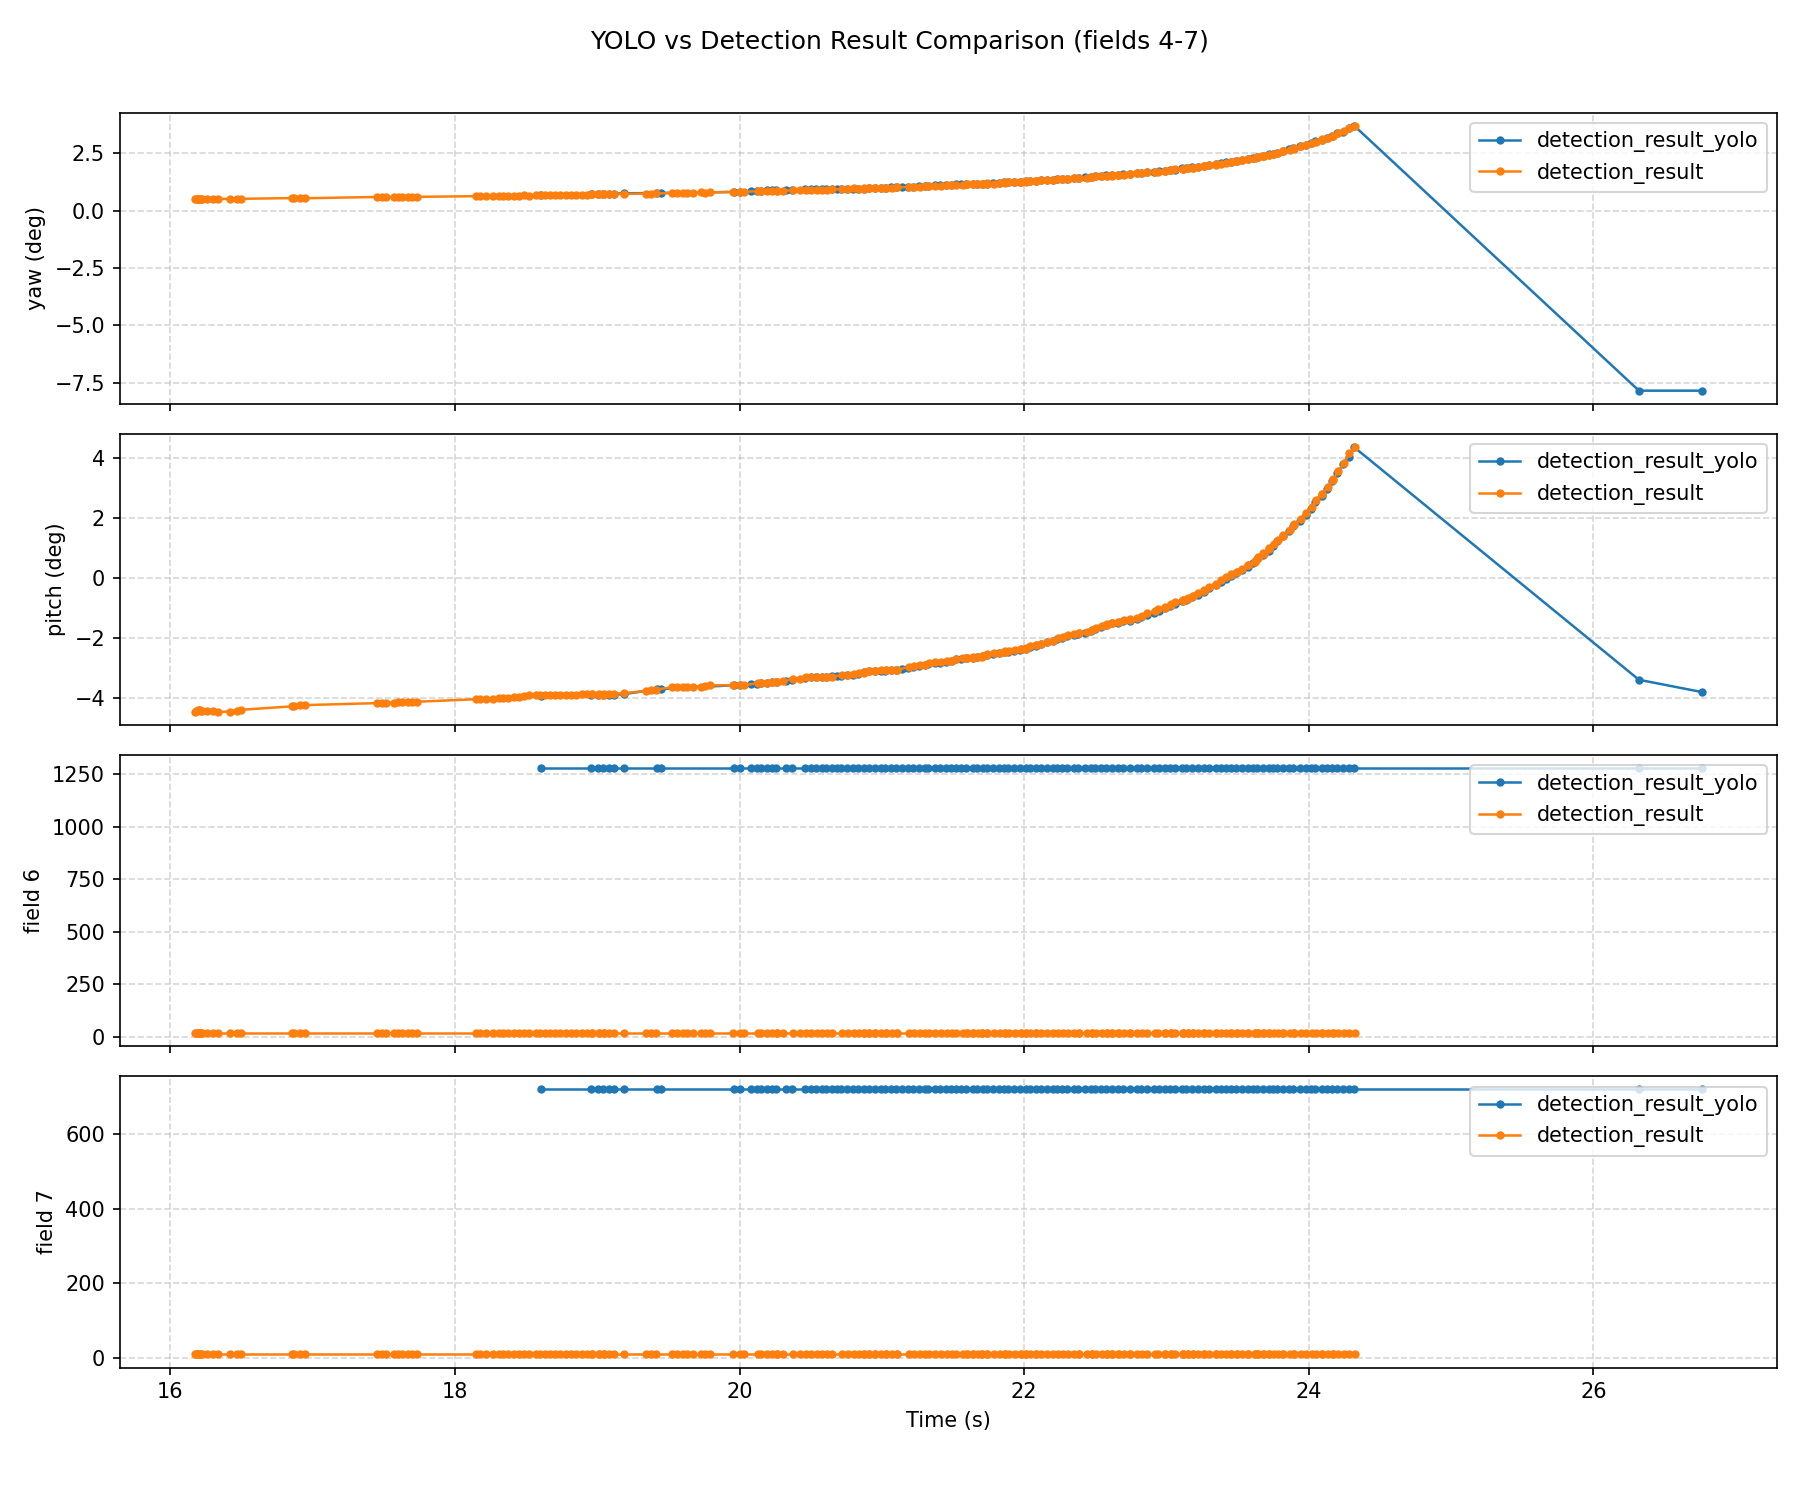

Write Python code to recreate this figure.
#!/usr/bin/env python3
"""
compare_yolo_results.py — 对比两个无人机检测结果话题

订阅：
    /mavros/drone/detection_result_yolo
    /mavros/drone/detection_result

类型：std_msgs/Float32MultiArray

只关注数组第 4/5/6/7 位（即索引 3/4/5/6），随时间绘制对比曲线。
按 Ctrl-C 结束后自动生成并保存对比图 compare_yolo_results.png。
"""

import os
import threading
import time

import matplotlib
import matplotlib.pyplot as plt
import numpy as np
import rclpy
from rclpy.node import Node
from std_msgs.msg import Float32MultiArray

# 尽量使用有 GUI 的后端；无显示器时会自动回退到 Agg 并只保存图片
try:
    matplotlib.use('TkAgg')
except Exception:
    pass


LABELS = ['yaw (deg)', 'pitch (deg)', 'field 6', 'field 7']
INDICES = [3, 4, 5, 6]
COLORS = {'yolo': 'tab:blue', 'det': 'tab:orange'}


class CompareYoloNode(Node):
    def __init__(self):
        super().__init__('compare_yolo_results')

        self.data = {
            'yolo': {'t': [], 'v': [[] for _ in INDICES]},
            'det':  {'t': [], 'v': [[] for _ in INDICES]},
        }
        self.lock = threading.Lock()
        self.start_time = time.time()
        self.create_subscription(
            Float32MultiArray,
            '/mavros/drone/detection_result_yolo',
            self.make_callback('yolo'),
            10)
        self.create_subscription(
            Float32MultiArray,
            '/mavros/drone/detection_result',
            self.make_callback('det'),
            10)

        self.get_logger().info(
            'Subscribed to /mavros/drone/detection_result_yolo and '
            '/mavros/drone/detection_result. Press Ctrl-C to plot.')

    def make_callback(self, key):
        def cb(msg):
            arr = msg.data
            if len(arr) < max(INDICES) + 1:
                self.get_logger().warn(
                    f'{key}: received array length {len(arr)} < {max(INDICES) + 1}, skipping')
                return
            now = time.time() - self.start_time
            with self.lock:
                self.data[key]['t'].append(now)
                for i, idx in enumerate(INDICES):
                    self.data[key]['v'][i].append(float(arr[idx]))
        return cb

    def plot_results(self):
        with self.lock:
            yolo = self.data['yolo']
            det = self.data['det']

        if not yolo['t'] and not det['t']:
            self.get_logger().warn('No data received, nothing to plot.')
            return

        fig, axes = plt.subplots(len(INDICES), 1, figsize=(12, 10), sharex=True)
        if len(INDICES) == 1:
            axes = [axes]

        for i, (ax, label) in enumerate(zip(axes, LABELS)):
            if yolo['t']:
                ax.plot(yolo['t'], yolo['v'][i], label='detection_result_yolo',
                        color=COLORS['yolo'], linewidth=1.2,
                        marker='o', markersize=3)
            if det['t']:
                ax.plot(det['t'], det['v'][i], label='detection_result',
                        color=COLORS['det'], linewidth=1.2,
                        marker='o', markersize=3)
            ax.set_ylabel(label)
            ax.grid(True, linestyle='--', alpha=0.5)
            ax.legend(loc='upper right')

        axes[-1].set_xlabel('Time (s)')
        fig.suptitle('YOLO vs Detection Result Comparison (fields 4-7)')
        fig.tight_layout(rect=[0, 0.03, 1, 0.97])

        save_path = os.path.join(os.getcwd(), 'compare_yolo_results.png')
        fig.savefig(save_path, dpi=150)
        self.get_logger().info(f'Saved comparison plot to: {save_path}')

        plt.show(block=True)


def main():
    rclpy.init()
    node = CompareYoloNode()

    try:
        rclpy.spin(node)
    except KeyboardInterrupt:
        pass
    finally:
        node.plot_results()
        node.destroy_node()
        if rclpy.ok():
            rclpy.shutdown()


if __name__ == '__main__':
    main()
